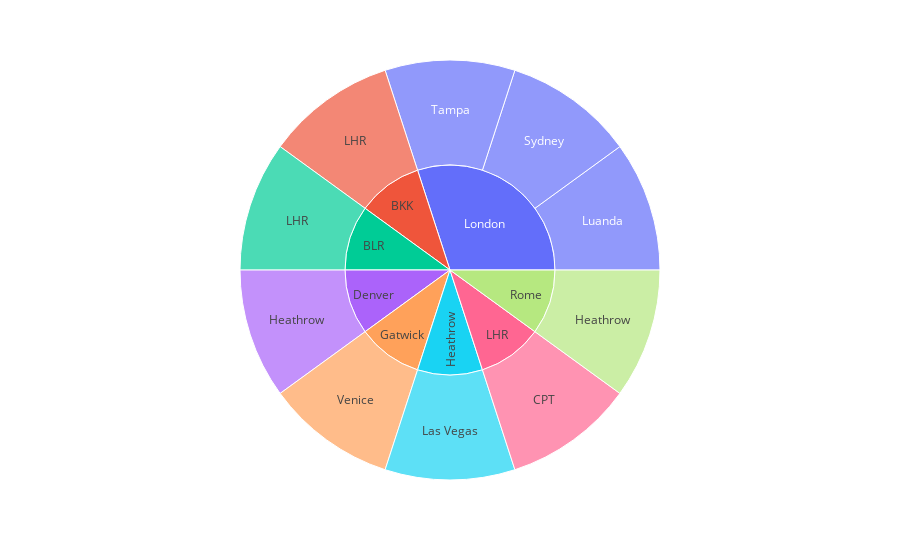

Notebook source saved alongside this figure:
### Code cell
px.sunburst(df,
path = ['from','to'])

### Figure 1 — Plotly figure (JSON) as saved in the notebook; plotly's stock layout.template omitted (floating-point values rounded to 4 significant figures)
{"data": [{"branchvalues": "total", "domain": {"x": [0, 1], "y": [0, 1]}, "hovertemplate": "labels=%{label}<br>count=%{value}<br>parent=%{parent}<br>id=%{id}<extra></extra>", "ids": ["LHR/CPT", "Denver/Heathrow", "Rome/Heathrow", "BKK/LHR", "BLR/LHR", "Heathrow/Las Vegas", "London/Luanda", "London/Sydney", "London/Tampa", "Gatwick/Venice", "BKK", "BLR", "Denver", "Gatwick", "Heathrow", "LHR", "London", "Rome"], "labels": ["CPT", "Heathrow", "Heathrow", "LHR", "LHR", "Las Vegas", "Luanda", "Sydney", "Tampa", "Venice", "BKK", "BLR", "Denver", "Gatwick", "Heathrow", "LHR", "London", "Rome"], "name": "", "parents": ["LHR", "Denver", "Rome", "BKK", "BLR", "Heathrow", "London", "London", "London", "Gatwick", "", "", "", "", "", "", "", ""], "type": "sunburst", "values": [250, 250, 250, 250, 250, 250, 250, 250, 250, 250, 250, 250, 250, 250, 250, 250, 750, 250]}], "layout": {"legend": {"tracegroupgap": 0}, "margin": {"t": 60}}}
